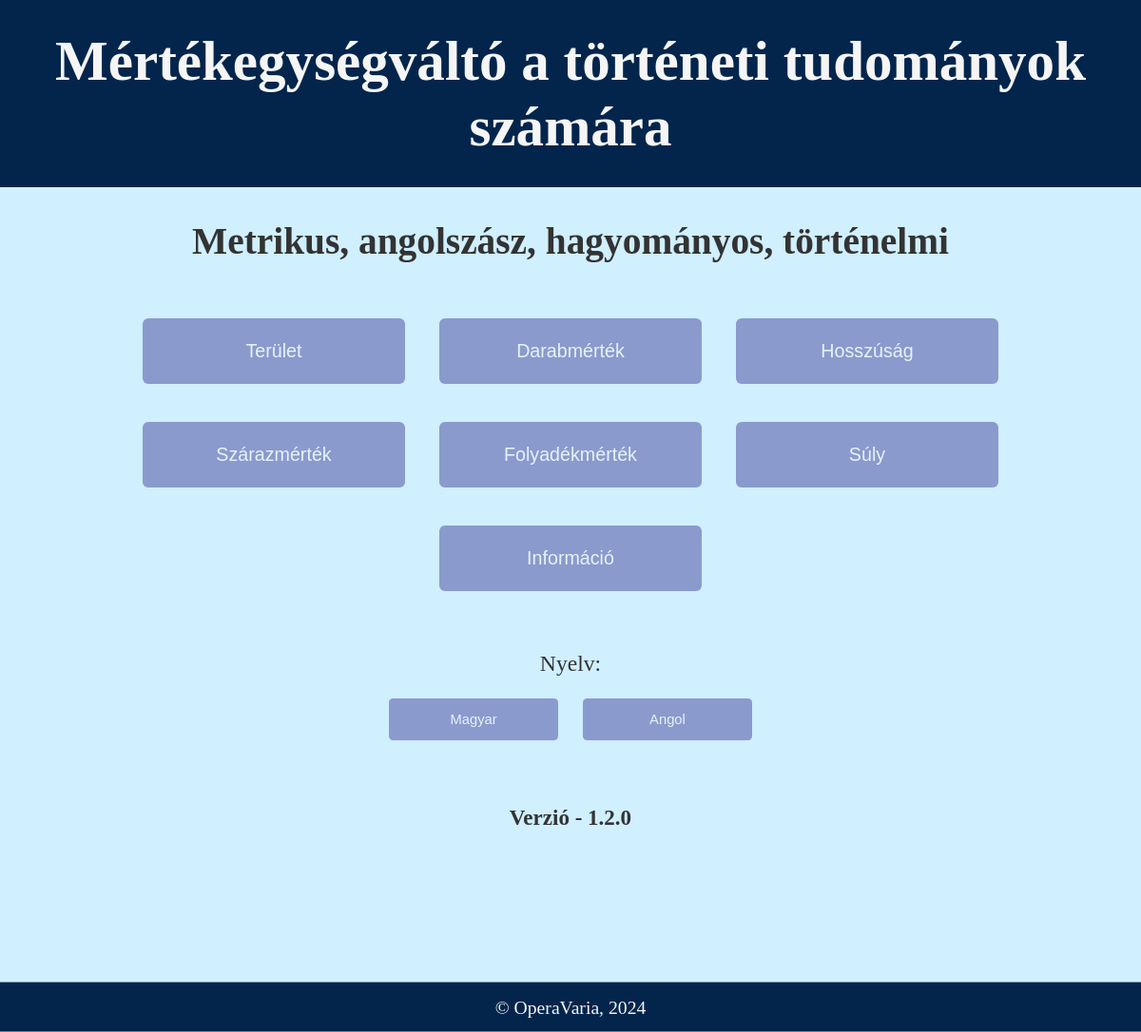
The page / on the database its author committed.
### tables this page shows
CREATE TABLE "cat_list" (
	"cat_raw"	TEXT NOT NULL UNIQUE,
	"cat_eng"	TEXT NOT NULL,
	"cat_hun"	TEXT NOT NULL,
	PRIMARY KEY("cat_raw")
);

### ucw_flask_app.py (the view)
@app.route("/")
def index():
    locale = get_locale()
    cat_dict = cat_dict_setup(locale)
    return render_template("index.html", locale=locale,
                           cat_dict=cat_dict, version=__version__)

### py_backend/fetch_functions.py (called while the page is built)
def fetch_dict(command, param):
    value_dict = {}
    con = sqlite3.connect("database/unit_database.db")
    cur = con.cursor()
    for key, value in cur.execute(command, param):
        value_dict[key] = value
    con.close()
    return value_dict

### py_backend/setup_functions.py (called while the page is built)
def cat_dict_setup(locale):
    if locale == "hu":
        command = "SELECT cat_raw, cat_hun FROM cat_list"
    elif locale == "en":
        command = "SELECT cat_raw, cat_eng FROM cat_list"
    param = ()
    cat_dict = fetch_dict(command, param)
    cat_dict = {key: str.capitalize(cat_dict[key]) for key in cat_dict}
    return cat_dict

### ucw_flask_app.py (called while the page is built)
def get_locale():
    if "locale" in session:
        locale = session["locale"]
    else:
        loc_best = request.accept_languages.best_match(app.config['LANGUAGES'].keys())
        if loc_best is None:
            locale = app.config.get("BABEL_DEFAULT_LOCALE")
        else:
            locale = loc_best
    return locale

### templates/index.html
{% extends "base.html" %}
{% block body %}
<div class="container horizontal">
  <div class="item title">
    <h1>{{ _("Metrikus, angolszász, hagyományos, történelmi") }}</h1>
  </div>
  {% for raw, gui in cat_dict.items() %}
  <div class="item one-third">
    <button data-target="{{'/' ~ raw}}" class="link-btn normal">{{gui}}</button>
  </div>
  {% endfor %}
  <div class="item full-wide">
    <button data-target="/about" class="link-btn normal">{{ _("Információ") }}</button>
  </div>
  <div class="item full-wide">
    <form action="{{ url_for('receive_post') }}" method="post">
      <div class="item">
        <h2 class="label">{{ _("Nyelv") }}:</h2>
      </div>
      <div class="container horizontal">
        <button class="small" name="locale-btn" type="submit" value="hu">{{ _("Magyar") }}</button>
        <button class="small" name="locale-btn" type="submit" value="en">{{ _("Angol") }}</button>
      </div>
    </form>
  </div>
  <span class="spacer-small"></span>
  <div class="item full-wide">
    <h3> {{ _("Verzió") }} - {{version}}</h3>
  </div>
  <span class="spacer-large"></span>
</div>
{% endblock body %}
{% block footer %}
<p class="footer-text">&copy; OperaVaria,&#160;<span id="year-location"></span></p>
{% endblock footer %}

### static/css/style.css (style rules this page uses)
html { color: #333333; font-family: Georgia, serif; font-size: calc(15px + 0.390625vw); text-align: center; }
body { background-attachment: fixed; background-color: #d0efff; background-position: top left; background-repeat: no-repeat; }
* { box-sizing: border-box; margin: 0; padding: 0; }
.container { align-content: center; align-items: center; display: flex; justify-content: center; }
.horizontal { flex-flow: row wrap; gap: 1vh 1vw; }
.item { padding: 2vh 1vw; }
.title { flex-basis: 100%; margin: 1.5vw; max-width: 80vw; }
.one-third { flex-basis: 25%; }
.full-wide { flex-basis: 100%; }
.footer-text { font-size: 1em; padding: 0.75em; }
.label { font-size: 1.2em; margin: 0.3em; font-weight: normal; }
button { background-color: #5d63ac; border-radius: 0.3em; border: none; color: #f5f5f5; cursor: pointer; opacity: 0.6; text-align: center; transition: 0.4s; }
button.small { font-size: 0.75em; height: 3em; margin: 0 0.5em; width: 12em; }
button.normal { font-size: 1em; height: 3.5em; width: 14em; }
.spacer-small { flex-basis: 100%; height: 1em; }
.spacer-large { flex-basis: 100%; height: 17vh; }

### rows shown on the page
cat_list: cat_hun "Terület"
cat_list: cat_hun "Darabmérték"
cat_list: cat_hun "Hosszúság"
cat_list: cat_hun "Szárazmérték"
cat_list: cat_hun "Folyadékmérték"
cat_list: cat_hun "Súly"

### other values the page prints
{{ version }} "1.2.0"
